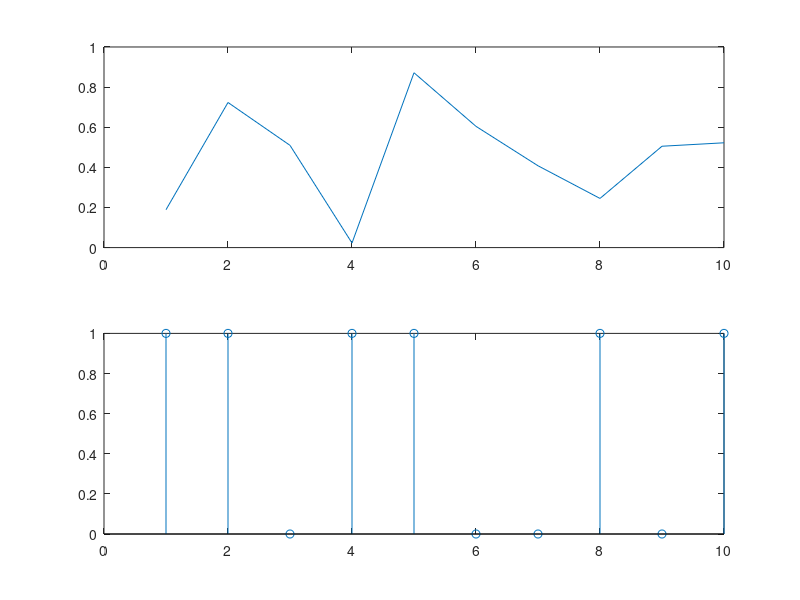

The MATLAB script that drew this image:
pkg load signal;

close all; clear all; clc;

%var = input("Enter an expression : ");

r1=rand(1,10);
subplot(2,1,1);
plot(r1);

rb=round(rand(1,10));
subplot(2,1,2);
stem(rb);




